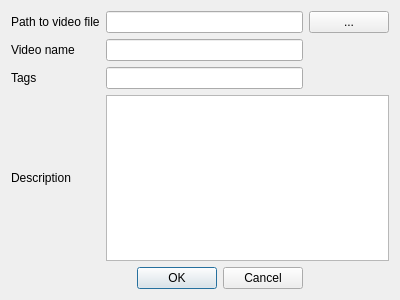
<?xml version="1.0" encoding="UTF-8"?>
<ui version="4.0">
 <class>Dialog</class>
 <widget class="QDialog" name="Dialog">
  <property name="geometry">
   <rect>
    <x>0</x>
    <y>0</y>
    <width>400</width>
    <height>300</height>
   </rect>
  </property>
  <property name="windowTitle">
   <string>Dialog</string>
  </property>
  <layout class="QGridLayout" name="gridLayout">
   <item row="0" column="0">
    <widget class="QLabel" name="label">
     <property name="text">
      <string>Path to video file</string>
     </property>
    </widget>
   </item>
   <item row="0" column="1">
    <widget class="QLineEdit" name="lineEditFilePath"/>
   </item>
   <item row="0" column="2">
    <widget class="QPushButton" name="btnChooseUploadFile">
     <property name="text">
      <string>...</string>
     </property>
    </widget>
   </item>
   <item row="1" column="0">
    <widget class="QLabel" name="label_2">
     <property name="text">
      <string>Video name</string>
     </property>
    </widget>
   </item>
   <item row="1" column="1">
    <widget class="QLineEdit" name="lineEditVideoName"/>
   </item>
   <item row="2" column="0">
    <widget class="QLabel" name="label_4">
     <property name="text">
      <string>Tags</string>
     </property>
    </widget>
   </item>
   <item row="2" column="1">
    <widget class="QLineEdit" name="lineEditTags"/>
   </item>
   <item row="3" column="0">
    <widget class="QLabel" name="label_3">
     <property name="text">
      <string>Description</string>
     </property>
    </widget>
   </item>
   <item row="3" column="1" colspan="2">
    <widget class="QPlainTextEdit" name="plainTextEditDescription"/>
   </item>
   <item row="4" column="0" colspan="2">
    <widget class="QDialogButtonBox" name="buttonBox">
     <property name="orientation">
      <enum>Qt::Horizontal</enum>
     </property>
     <property name="standardButtons">
      <set>QDialogButtonBox::Cancel|QDialogButtonBox::Ok</set>
     </property>
    </widget>
   </item>
  </layout>
 </widget>
 <resources/>
 <connections>
  <connection>
   <sender>buttonBox</sender>
   <signal>accepted()</signal>
   <receiver>Dialog</receiver>
   <slot>accept()</slot>
   <hints>
    <hint type="sourcelabel">
     <x>248</x>
     <y>254</y>
    </hint>
    <hint type="destinationlabel">
     <x>157</x>
     <y>274</y>
    </hint>
   </hints>
  </connection>
  <connection>
   <sender>buttonBox</sender>
   <signal>rejected()</signal>
   <receiver>Dialog</receiver>
   <slot>reject()</slot>
   <hints>
    <hint type="sourcelabel">
     <x>316</x>
     <y>260</y>
    </hint>
    <hint type="destinationlabel">
     <x>286</x>
     <y>274</y>
    </hint>
   </hints>
  </connection>
 </connections>
</ui>
